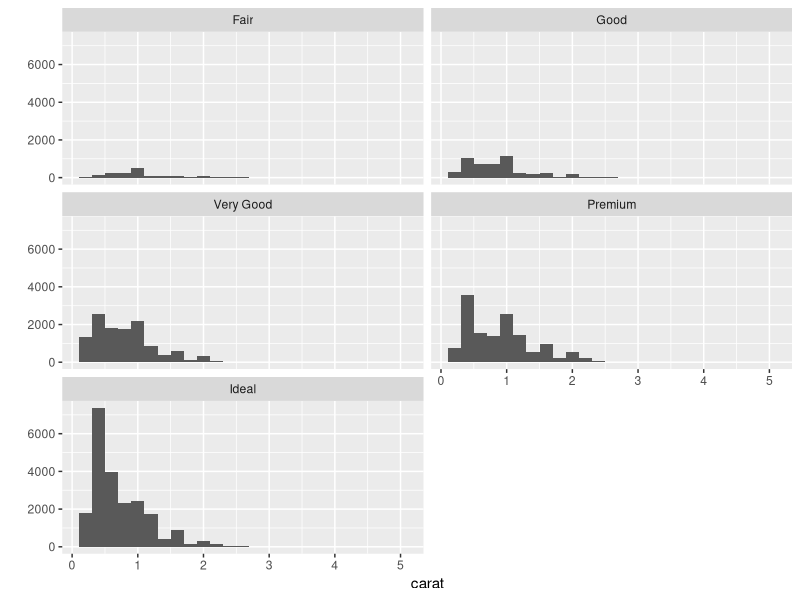

This figure's R source: (Note: this script raises an error after producing the figure.)
library(dplyr, warn.conflicts=FALSE, quietly=TRUE)
library(ggplot2, warn.conflicts=FALSE, quietly=TRUE)
library(gridExtra, warn.conflicts=FALSE, quietly=TRUE) 
library(GGally, warn.conflicts=FALSE, quietly=TRUE)
library(RColorBrewer, warn.conflicts=FALSE, quietly=TRUE)
library(memisc, warn.conflicts=FALSE, quietly=TRUE)
library(MASS, warn.conflicts=FALSE, quietly=TRUE)
library(lattice, warn.conflicts=FALSE, quietly=TRUE)

setwd("D:/Github/Experiments_Data_R_Py/Exp4_Diamonds_ggplot2_ggally_gridextra")

# experiments in R graphing packages using the diamonds database
summary(diamonds)
summary(diamonds$carat)
summary(diamonds$price)

# histogram of diamond carat by cut
qplot(x = carat, data = diamonds, geom="histogram", binwidth = 0.2) + 
  facet_wrap(~cut, ncol=2) + 
  ggsave("caratcount_by_cut.png")

# histogram of diamond price by cut
ggplot(data = diamonds, aes(x = price)) + 
  geom_histogram(binwidth = 0.1, aes(fill = ..count..)) + 
  scale_x_log10() + 
  scale_fill_gradient("count", low = "green", high = "red") +
  facet_wrap(~cut, ncol = 2) + 
  ggsave("pricecount_by_cut.png")

# density plot of diamond price by cut
ggplot(data = diamonds, aes(x = price, fill = cut)) + 
  geom_density(alpha = 0.2) + 
  scale_x_log10() + 
  xlab('Price') + 
  ylab('Count') +
  theme_bw() +
  theme(panel.grid.major = element_line(size = 2)) +
  facet_grid(cut ~ .) + 
  ggsave("pricedensity_by_cut.png")

# diamond price vs carat with means and quantile
ggplot(data = diamonds, aes(x = carat, y = price)) + 
  geom_point(alpha = 1/10, 
             position = position_jitter(h = 2), 
             color = 'orange') + 
  coord_trans(y = "log10") + 
  geom_line(stat = 'summary', fun.y = mean) + 
  geom_line(stat = 'summary', fun.y = quantile, fun.args = list(probs = .1), 
            linetype = 2, color = 'Red') + 
  geom_line(stat = 'summary', fun.y = quantile, fun.args = list(probs = .9), 
            linetype = 2, color = 'Blue') +
  geom_line(stat = 'summary', fun.y = quantile, fun.args = list(probs = .5), 
            linetype = 2, color = 'Black') + 
  ggsave("price_by_carat_quantiles.png")

# diamond price by carat for each cut
ggplot(data = diamonds, aes(x = 1 * round(carat/1), y = price/carat)) + 
  geom_line(aes(color = cut), stat = 'summary', fun.y = mean) +
  ggsave("mean_price_for_carat_cut.png")

# without carat rounding
ggplot(data = diamonds, aes(x = carat, y = price/carat)) + 
  geom_smooth(aes(color = cut)) +
  geom_line(aes(color = cut), stat = 'summary', fun.y = mean)

# calculate correlation between price and carat
cor.test(diamonds$carat, diamonds$price, method = 'pearson')

# diamond price by carat for upto 95% quantile along with linear regression
ggplot(data = diamonds, aes(x = carat, y = price)) + 
  geom_point() + 
  xlim(0, quantile(diamonds$carat, 0.95)) + 
  ylim(0, quantile(diamonds$price, 0.95)) + 
  geom_smooth(method='lm', color = 'red') +
  ggsave("price_by_carat_linear_regression.png")

# diamond price by carat for upto 95% quantile without linear regression
ggplot(data = diamonds, aes(x = carat, y = price)) + 
  geom_point() + 
  xlim(0, quantile(diamonds$carat, 0.95)) + 
  ylim(0, quantile(diamonds$price, 0.95)) + 
  geom_smooth(color = 'red') +
  ggsave("price_by_carat.png")

# diamond price by carat for each clarity rating along with linear regression
ggplot(data = diamonds, aes(x = carat, y = price, color = clarity)) +
  geom_point(fill = '#F79420', shape = 21, 
             alpha = 1/2, 
             size = 1, 
             position = 'jitter') +
  scale_y_log10(breaks = c(350, 1000, 5000, 10000, 15000)) + 
  xlim(0, quantile(diamonds$carat, 0.95)) + 
  #ylim(0, quantile(diamonds$price, 0.95)) + 
  scale_color_brewer(type = 'div', 
                     guide = guide_legend(title = 'Clarity', reverse = TRUE, 
                                          override.aes= list(alpha = 1, size = 2))) +
  ggtitle('Price (log10) by Carat') + 
  geom_smooth(method = 'lm') + 
  ggsave("price_by_carat_for_clarity.png")

# calculate linear model
m1 <- lm (I(log(price)) ~ I(carat^(1/3)), data = diamonds)
m2 <- update(m1, ~ . + carat)
m3 <- update(m2, ~ . + cut)
m4 <- update(m3, ~ . + color)
m5 <- update(m4, ~ . + clarity)
mtable(m1, m2, m3, m4, m5)

# explore the model
summary(m1)
anova(m1)
fitted(m1)
coef(m1)
residuals(m1)
head(sort(table(diamonds$carat), decreasing = T))

# run estimate based on the model
df <- data.frame(carat = 1.00, cut = "Very Good",color="I",clarity="VS1")
modelEst <- predict (m5, df, interval = "prediction", level = 0.95)
exp(modelEst)
